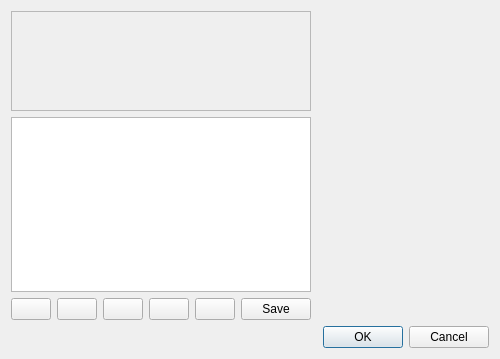
<?xml version="1.0" encoding="UTF-8"?>
<ui version="4.0">
 <class>QgsSymbolV2SelectorDialogBase</class>
 <widget class="QDialog" name="QgsSymbolV2SelectorDialogBase">
  <property name="geometry">
   <rect>
    <x>0</x>
    <y>0</y>
    <width>436</width>
    <height>359</height>
   </rect>
  </property>
  <property name="windowTitle">
   <string>Symbol selector</string>
  </property>
  <layout class="QGridLayout" name="gridLayout">
   <item row="0" column="0">
    <layout class="QVBoxLayout" name="verticalLayout">
     <item>
      <widget class="QLabel" name="lblPreview">
       <property name="sizePolicy">
        <sizepolicy hsizetype="Expanding" vsizetype="Fixed">
         <horstretch>0</horstretch>
         <verstretch>0</verstretch>
        </sizepolicy>
       </property>
       <property name="minimumSize">
        <size>
         <width>100</width>
         <height>100</height>
        </size>
       </property>
       <property name="frameShape">
        <enum>QFrame::StyledPanel</enum>
       </property>
       <property name="frameShadow">
        <enum>QFrame::Sunken</enum>
       </property>
       <property name="text">
        <string/>
       </property>
       <property name="alignment">
        <set>Qt::AlignCenter</set>
       </property>
      </widget>
     </item>
     <item>
      <widget class="QTreeView" name="layersTree">
       <property name="sizePolicy">
        <sizepolicy hsizetype="Expanding" vsizetype="Expanding">
         <horstretch>0</horstretch>
         <verstretch>0</verstretch>
        </sizepolicy>
       </property>
       <property name="editTriggers">
        <set>QAbstractItemView::NoEditTriggers</set>
       </property>
      </widget>
     </item>
     <item>
      <layout class="QHBoxLayout" name="pushBtnBox">
       <property name="spacing">
        <number>6</number>
       </property>
       <item>
        <widget class="QPushButton" name="btnAddLayer">
         <property name="maximumSize">
          <size>
           <width>50</width>
           <height>16777215</height>
          </size>
         </property>
         <property name="toolTip">
          <string>Add symbol layer</string>
         </property>
        </widget>
       </item>
       <item>
        <widget class="QPushButton" name="btnRemoveLayer">
         <property name="maximumSize">
          <size>
           <width>50</width>
           <height>16777215</height>
          </size>
         </property>
         <property name="toolTip">
          <string>Remove symbol layer</string>
         </property>
        </widget>
       </item>
       <item>
        <widget class="QPushButton" name="btnLock">
         <property name="maximumSize">
          <size>
           <width>50</width>
           <height>16777215</height>
          </size>
         </property>
         <property name="toolTip">
          <string>Lock layer's color</string>
         </property>
         <property name="checkable">
          <bool>true</bool>
         </property>
        </widget>
       </item>
       <item>
        <widget class="QPushButton" name="btnUp">
         <property name="maximumSize">
          <size>
           <width>50</width>
           <height>16777215</height>
          </size>
         </property>
         <property name="toolTip">
          <string>Move up</string>
         </property>
        </widget>
       </item>
       <item>
        <widget class="QPushButton" name="btnDown">
         <property name="maximumSize">
          <size>
           <width>50</width>
           <height>16777215</height>
          </size>
         </property>
         <property name="toolTip">
          <string>Move down</string>
         </property>
        </widget>
       </item>
       <item>
        <spacer name="horizontalSpacer">
         <property name="orientation">
          <enum>Qt::Horizontal</enum>
         </property>
         <property name="sizeHint" stdset="0">
          <size>
           <width>20</width>
           <height>20</height>
          </size>
         </property>
        </spacer>
       </item>
       <item>
        <widget class="QPushButton" name="btnSaveSymbol">
         <property name="maximumSize">
          <size>
           <width>70</width>
           <height>16777215</height>
          </size>
         </property>
         <property name="toolTip">
          <string>Save symbol</string>
         </property>
         <property name="text">
          <string>Save</string>
         </property>
        </widget>
       </item>
      </layout>
     </item>
    </layout>
   </item>
   <item row="1" column="2">
    <widget class="QDialogButtonBox" name="buttonBox">
     <property name="orientation">
      <enum>Qt::Horizontal</enum>
     </property>
     <property name="standardButtons">
      <set>QDialogButtonBox::Cancel|QDialogButtonBox::Ok</set>
     </property>
    </widget>
   </item>
   <item row="0" column="1" colspan="2">
    <widget class="QFrame" name="frame">
     <property name="sizePolicy">
      <sizepolicy hsizetype="Expanding" vsizetype="Preferred">
       <horstretch>4</horstretch>
       <verstretch>0</verstretch>
      </sizepolicy>
     </property>
     <property name="frameShape">
      <enum>QFrame::NoFrame</enum>
     </property>
     <property name="frameShadow">
      <enum>QFrame::Sunken</enum>
     </property>
     <layout class="QVBoxLayout" name="verticalLayout_2">
      <property name="spacing">
       <number>0</number>
      </property>
      <property name="margin">
       <number>0</number>
      </property>
      <item>
       <widget class="QStackedWidget" name="stackedWidget">
        <property name="sizePolicy">
         <sizepolicy hsizetype="Expanding" vsizetype="Expanding">
          <horstretch>2</horstretch>
          <verstretch>0</verstretch>
         </sizepolicy>
        </property>
        <widget class="QWidget" name="page_2"/>
       </widget>
      </item>
     </layout>
    </widget>
   </item>
  </layout>
 </widget>
 <resources/>
 <connections>
  <connection>
   <sender>buttonBox</sender>
   <signal>accepted()</signal>
   <receiver>QgsSymbolV2SelectorDialogBase</receiver>
   <slot>accept()</slot>
   <hints>
    <hint type="sourcelabel">
     <x>257</x>
     <y>406</y>
    </hint>
    <hint type="destinationlabel">
     <x>157</x>
     <y>274</y>
    </hint>
   </hints>
  </connection>
  <connection>
   <sender>buttonBox</sender>
   <signal>rejected()</signal>
   <receiver>QgsSymbolV2SelectorDialogBase</receiver>
   <slot>reject()</slot>
   <hints>
    <hint type="sourcelabel">
     <x>325</x>
     <y>406</y>
    </hint>
    <hint type="destinationlabel">
     <x>286</x>
     <y>274</y>
    </hint>
   </hints>
  </connection>
 </connections>
</ui>
